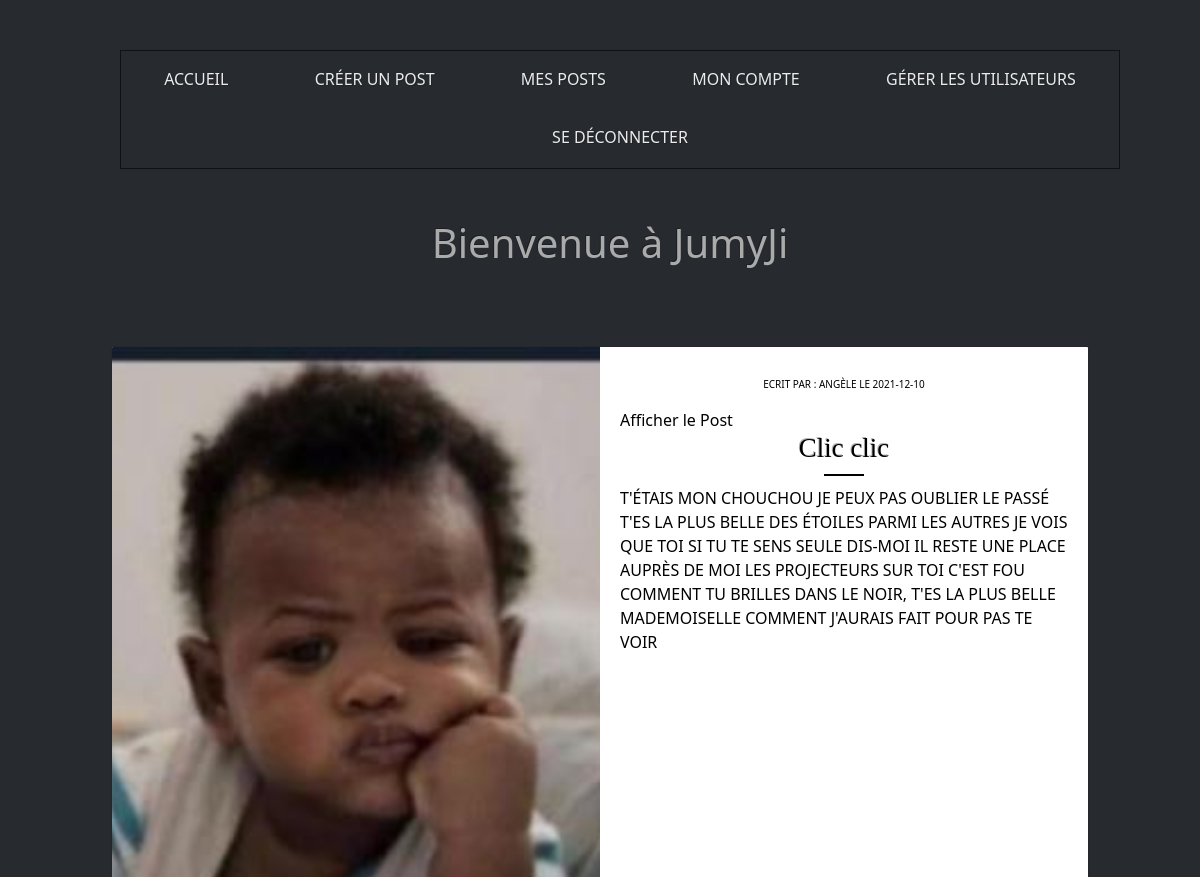
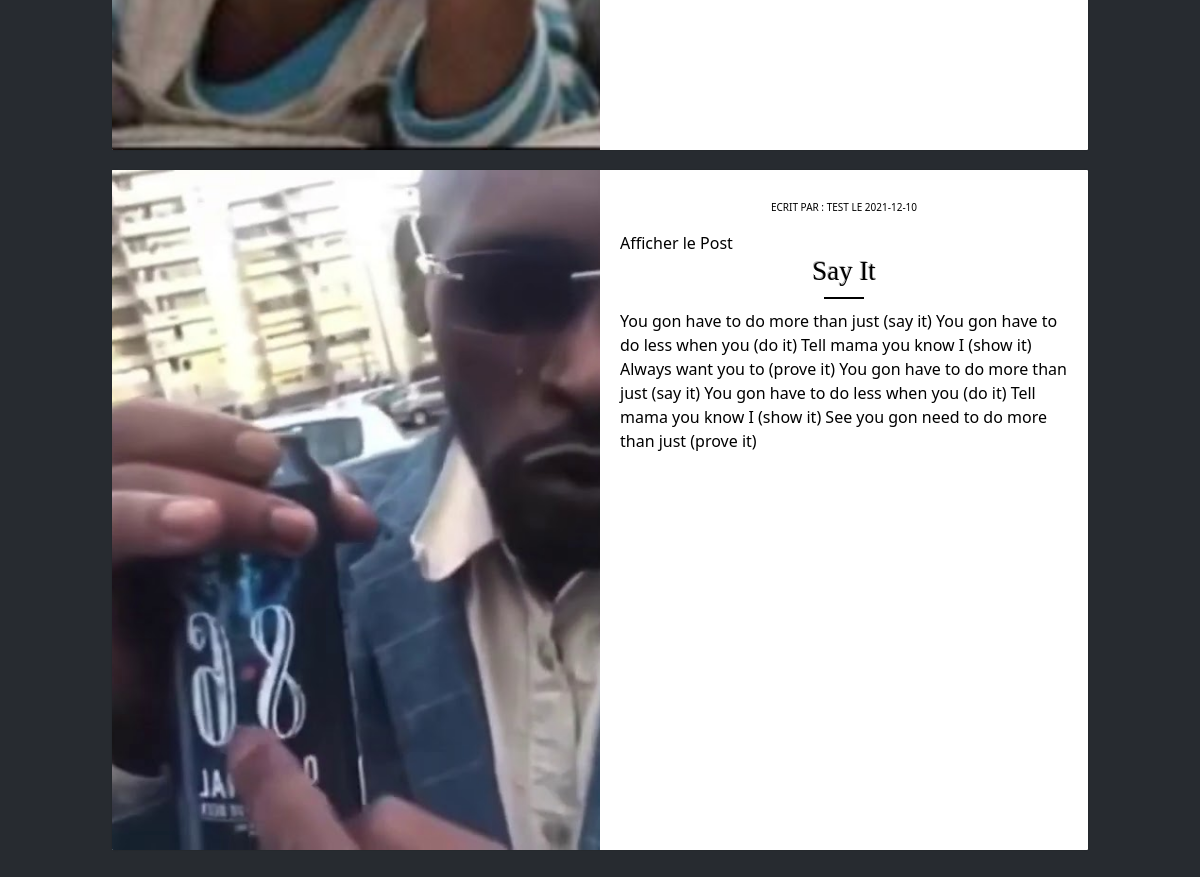
The app's page / (signed in) with its own data (2 pictures, top to bottom).
### tables this page shows
CREATE TABLE `post` (
  `id` int(11) NOT NULL,
  `publishedDate` date NOT NULL,
  `title` varchar(50) NOT NULL,
  `content` varchar(2200) NOT NULL,
  `authorId` int(11) NOT NULL,
  `image` varchar(100) NOT NULL
);

CREATE TABLE `user` (
  `id` int(11) NOT NULL,
  `name` varchar(50) NOT NULL,
  `lastName` varchar(50) NOT NULL,
  `mail` varchar(50) NOT NULL,
  `password` varchar(50) NOT NULL,
  `isAdmin` tinyint(1) NOT NULL
);

### src/Controller/FrontController.php (called while the page is built, shortened)
<?php
class FrontController extends BaseController
{
    public function executeHome()
    {
        $postManager = new PostManager(PDOFactory::getMysqlConnection());
        $posts = $postManager->getAllPosts();
        $this->render(
            'home.php',
            [
                'posts' => $posts
            ],
            'Home Page'
        );
    }
}

### src/Fram/Router.php (called while the page is built, shortened)
<?php
class Router
{
    public function getController()
    {
        $xml = new \DOMDocument();
        $xml->load(__DIR__ . './../Config/routes.xml');
        $routes = $xml->getElementsByTagName('route');
        isset($_GET['p']) ? $path = strtolower(htmlspecialchars($_GET['p'])) : $path = '/';
        foreach ($routes as $route) {
            if ($path === $route->getAttribute('path')) {
                $action = $route->getAttribute('action');
                $params = [];
                return new $controllerClass($action, $params);
            }
        }
        return new ErrorController('error404');
    }
}

### index.php (called while the page is built, shortened)
<?php
$router = new \App\Fram\Router();
$router->getController();

### src/Fram/Factories/PDOFactory.php (called while the page is built, shortened)
<?php
class PDOFactory
{
    public static function getMysqlConnection()
    {
        try {
            $db = new \PDO("mysql:host=db;dbname=post_project_db", "root", "root");
            return $db;
        } catch (\Exception $e) {
            die('Erreur : '.$e->getMessage());
            return "error";
        }
    }
}

### src/Manager/BaseManager.php (called while the page is built, shortened)
<?php
abstract class BaseManager
{
    public function __construct($pdo)
    {
        $this->db = $pdo;
    }
}

### src/Manager/PostManager.php (called while the page is built, shortened)
<?php
class PostManager extends BaseManager
{
    public function getAllPosts()
    {
        try {
            $query = $this->db->prepare('SELECT * FROM `post`');
            $query->execute();
            while ($row = $query->fetch(PDO::FETCH_ASSOC)) {
                $post = new Post($row);
                $posts[] = $post;
            };
            return $posts;
        } catch (\Exception $e) {
            die('Erreur : '.$e->getMessage());
            return "error getAllPosts function in PostManager.php";
        }
    }
}

### src/Entity/Post.php (called while the page is built, shortened)
<?php
class Post
{
    private int $id;
    private \DateTime $publishedDate;
    private string $title;
    private string $content;
    private int $authorId;
    private string $image;
    public function hydrate($data){
        foreach ($data as $key => $value) {
            $method = 'set'.ucfirst($key);
        }
    }
    public function getId(): int
    {
        return $this->id;
    }
    public function setId(int $id): void
    {
        $this->id = $id;
    }
    public function getPublishedDate(): \DateTime
    {
        return $this->publishedDate;
    }
    public function setPublishedDate(string $publishedDatee): void
    {
        $this->publishedDate = new \DateTime($publishedDatee);
    }
    public function getTitle(): string
    {
        return $this->title;
    }
    public function setTitle(string $title): void
    {
        $this->title = $title;
    }
    public function getContent(): string
    {
        return $this->content;
    }
    public function setContent(string $content): void
    {
        $this->content = $content;
    }
    public function getAuthorId(): int
    {
        return $this->authorId;
    }
    public function setAuthorId(int $authorId): void
    {
        $this->authorId = $authorId;
    }
    public function getImage(): string
    {
        return $this->image;
    }
    public function setImage(string $image): void
    {
        $this->image = $image;
    }
    public function getPostAuthor(int $id)
    {
        $userManager = new UserManager(PDOFactory::getMysqlConnection());
        $author = $userManager->getUserById($id);
        return $author;
    }
}

### src/Manager/UserManager.php (called while the page is built, shortened)
<?php
class UserManager extends BaseManager
{
  public function setDb($db){
    $this->db = $db;
    return $this;
  }
  public function getUserById($id)
  {
    try {
      $query = $this->db->prepare('SELECT * FROM `user` WHERE id = :id');
      $query->bindValue(':id', $id, \PDO::PARAM_INT);
      $query->execute();
      $row = $query->fetch(\PDO::FETCH_ASSOC);
      if($row['isAdmin'] == 1){
        $user = new Admin($row);
      }
      elseif($row['isAdmin'] == 0){
        $user = new Standard($row);
      }
      return $user;
    }
    catch (\Exception $e) {
      die('Erreur : '.$e->getMessage());
      return "error getUserById function in UserManager.php";
    }
  }
}
?>

### src/Entity/User.php (called while the page is built, shortened)
<?php
class User
{
    private string $name;
    public function hydrate($data){
        foreach ($data as $key => $value) {
            $method = 'set'.ucfirst($key);
        }
    }
    public function setId($id)
    {
        return $this;
    }
    public function getName()
    {
        return $this->name;
    }
    public function setName($name)
    {
        $this->name = $name;
        return $this;
    }
    public function setLastName($lastName)
    {
        return $this;
    }
    public function setMail($mail)
    {
        return $this;
    }
    public function setPassword($password)
    {
        return $this;
    }
    public function setIsAdmin($isAdmin)
    {
        return $this;
    }
}

### src/Views/Frontend/home.php (the view)
<div class="home-container">
    <h1>Bienvenue à JumyJi</h1>
    <div class="card__container">
        <?php
        if($posts != NULL){
        foreach($posts as $post) {
        ?>
        <div class="blog-card">
            <div class="media col-sm-6 col-xs-6" style="background-image: url('<?= $post->getImage() ?>')"></div>
            <div class="card-body col-sm-6 col-xs-6">
                <p class="tagline text-center">
                    ecrit par : <?= $post->getPostAuthor($post->getAuthorId())->getName() ?>
                    le <?= $post->getPublishedDate()->format('Y-m-d'); ?>
                </p>
                <a class="link" href="/post/<?= $post->getId();?>">Afficher le Post</a>
                <h3 class="title text-center"><?php echo $post->getTitle(); ?></h3>
                <div class="divider"></div>
                <p class="paragraph text-justify"><?php echo $post->getContent(); ?></p>
            </div>
        </div>
        <?php
        }}else{
        ?>
        <p>No post Found</p>
        <?php
        }
        ?>
    </div>
</div>

### Assets/Css/style.css (style rules this page uses)
.home-container h1 { margin: 50px 0px 80px 20px; text-align: center; }
.card__container { width: 100%; }
.blog-card { background-color: white; border-radius: 1px; box-shadow: 0 0 2px -1px rgba(0, 0, 0, 0.75); margin: 0 auto; height: 85vh; margin-bottom: 20px; max-width: 1200px; overflow: hidden; }
.media { float: left; background-position: center; background-size: cover; height: 100%; }
.card-body { float: right; color: #000; height: 100%; padding: 30px 20px 50px; }
.tagline { font-size: 10px; text-transform: uppercase; }
.title { color: #000; font-family: "Playfair Display SC"; font-size: 27px; font-weight: 400; }
.divider { background: #000; height: 2px; margin: 10px auto; width: 40px; }
.paragraph { font-weight: 300; }
.link { color: #000!important; cursor: pointer; text-decoration: none; text-align: center; }

### records on screen
post: image (picture), authorId.name "ANGÈLE", publishedDate "2021-12-10", title "Clic clic", content "T'ÉTAIS MON CHOUCHOU JE PEUX PAS OUBLIER LE PASSÉ T'ES LA PLUS BELLE DES ÉTOILES PARMI LES AUTRES JE VOIS QUE TOI SI TU TE SENS SEULE DIS-MOI IL RESTE UNE PLACE AUPRÈS DE MOI LES PROJECTEURS SUR TOI C'EST FOU COMMENT TU BRILLES DANS LE NOIR, T'ES LA PLUS BELLE MADEMOISELLE COMMENT J'AURAIS FAIT POUR PAS TE VOIR"
post: image (picture), authorId.name "TEST", publishedDate "2021-12-10", title "Say It", content "You gon have to do more than just (say it) You gon have to do less when you (do it) Tell mama you know I (show it) Always want you to (prove it) You gon have to do more than just (say it) You gon have to do less when you (do it) Tell mama you know I (show it) See you gon need to do more than just (prove it)"
